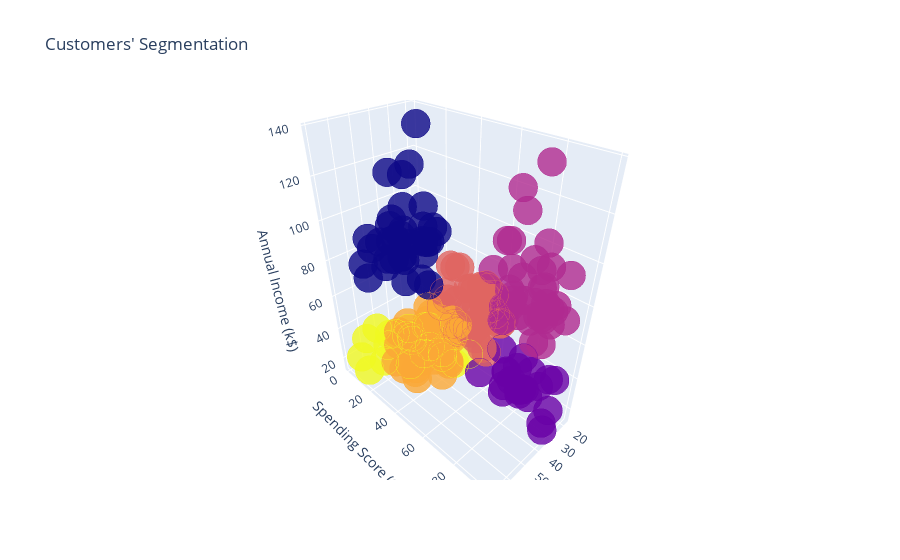

The code cell stored with this chart in its notebook:
### Code cell
import plotly.graph_objs as go
import plotly as py
py.offline.init_notebook_mode(connected = True)
mall_g['clusters'] =  kmeans.labels_
trace1 = go.Scatter3d(
    x = mall_g['Age'],
    y = mall_g['Spending_Score'],
    z = mall_g['Annual_Income'],
    mode ='markers',
    marker = dict(color = mall_g['clusters'], size = 10, line = dict(color= mall_g['clusters'], width= 6), opacity = 0.8))
data = [trace1]
layout = go.Layout(title= 'Customers\' Segmentation', scene = dict(xaxis = dict(title  = 'Age'),
                                                   yaxis = dict(title  = 'Spending Score (1-100)'),
                                                   zaxis = dict(title  = 'Annual Income (k$)')))
fig = go.Figure(data = data, layout=layout)
py.offline.iplot(fig)
plt.show();

### Figure 1 — Plotly figure (JSON) as saved in the notebook; plotly's stock layout.template omitted (floating-point values rounded to 4 significant figures; data arrays with more than 128 entries replaced by an {"elided": "..."} marker saying what was removed)
{"data": [{"marker": {"color": {"elided": "200 int values"}, "line": {"color": {"elided": "200 int values"}, "width": 6}, "opacity": 0.8, "size": 10}, "mode": "markers", "type": "scatter3d", "x": {"elided": "200 int values"}, "y": {"elided": "200 int values"}, "z": {"elided": "200 int values"}}], "layout": {"scene": {"xaxis": {"title": {"text": "Age"}}, "yaxis": {"title": {"text": "Spending Score (1-100)"}}, "zaxis": {"title": {"text": "Annual Income (k$)"}}}, "title": {"text": "Customers' Segmentation"}}}
